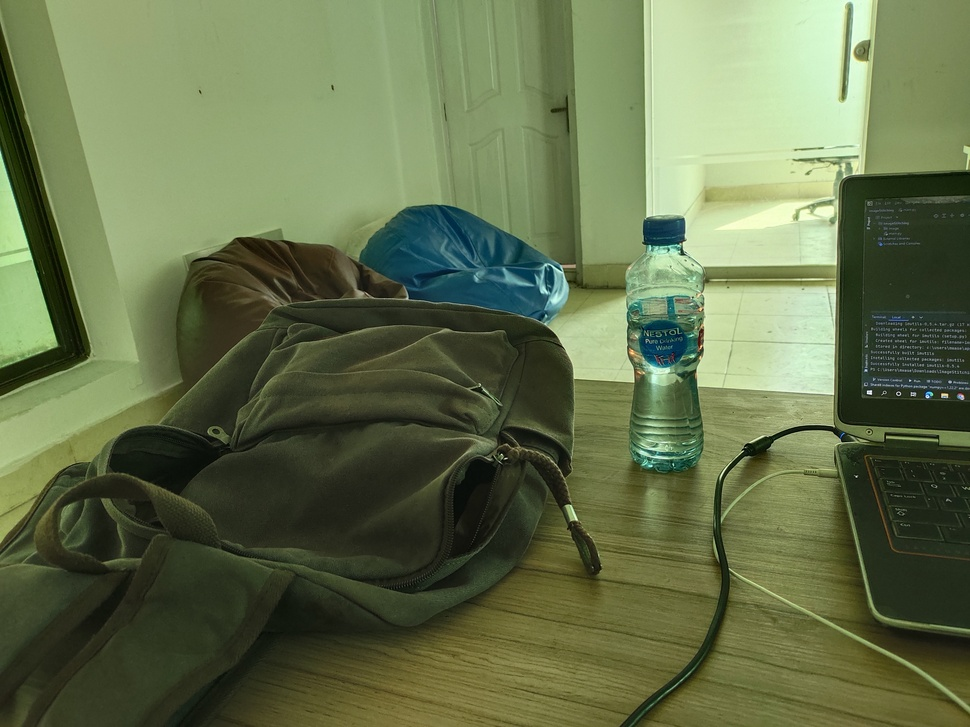
#> input picture Image/1/1.jpg, 970 x 727 px, shrunk from 4608 x 3456 before the run, found by its file name
$ python test.py
#> lines starting #> are read from the running program, lines starting #| are printed output that depends on the picture
import cv2
import matplotlib.pyplot as plt


# read images
img1 = cv2.imread('1.jpg')
#> img1 is the input picture: shape (727, 970, 3); mean B, G, R 76.1, 113, 100.6
img2 = cv2.imread('2.jpg')
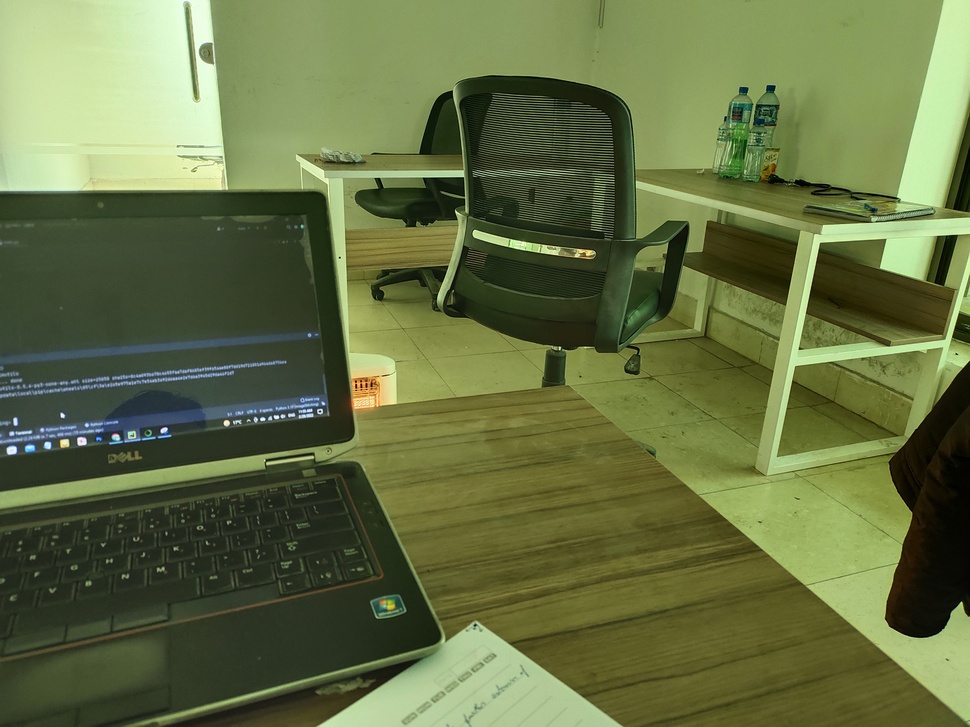
#> input picture Image/1/2.jpg, 970 x 727 px, shrunk from 4608 x 3456 before the run, found by its file name
#> img2 is the input picture: shape (727, 970, 3); mean B, G, R 68.2, 112.3, 101

img1 = cv2.cvtColor(img1, cv2.COLOR_BGR2GRAY)
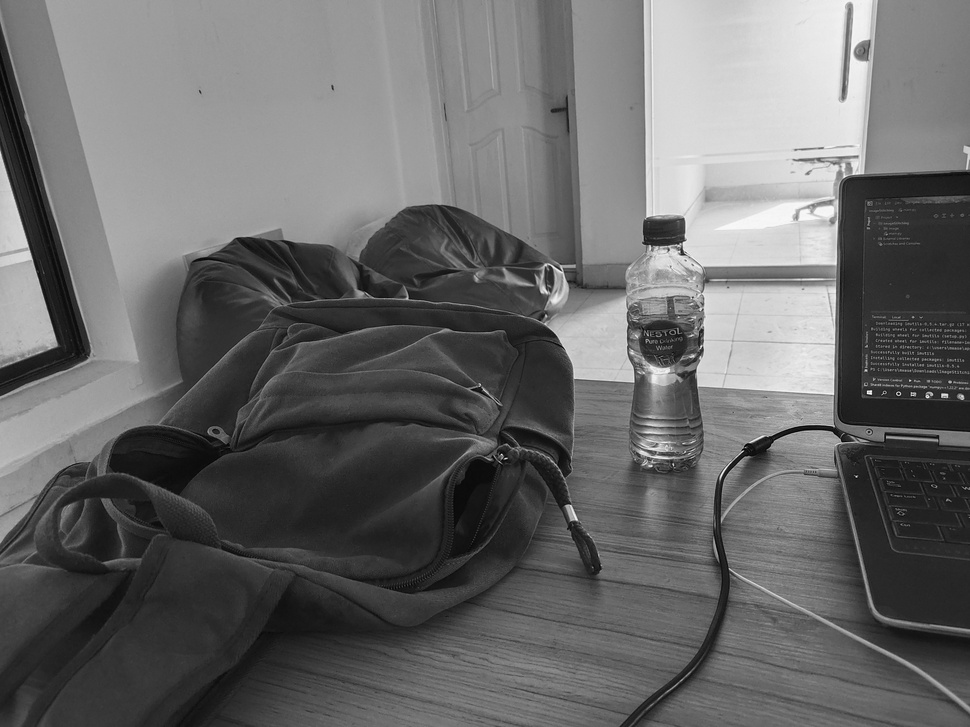
#> img1: shape (727, 970); min 1, max 252, mean 105.1
img2 = cv2.cvtColor(img2, cv2.COLOR_BGR2GRAY)
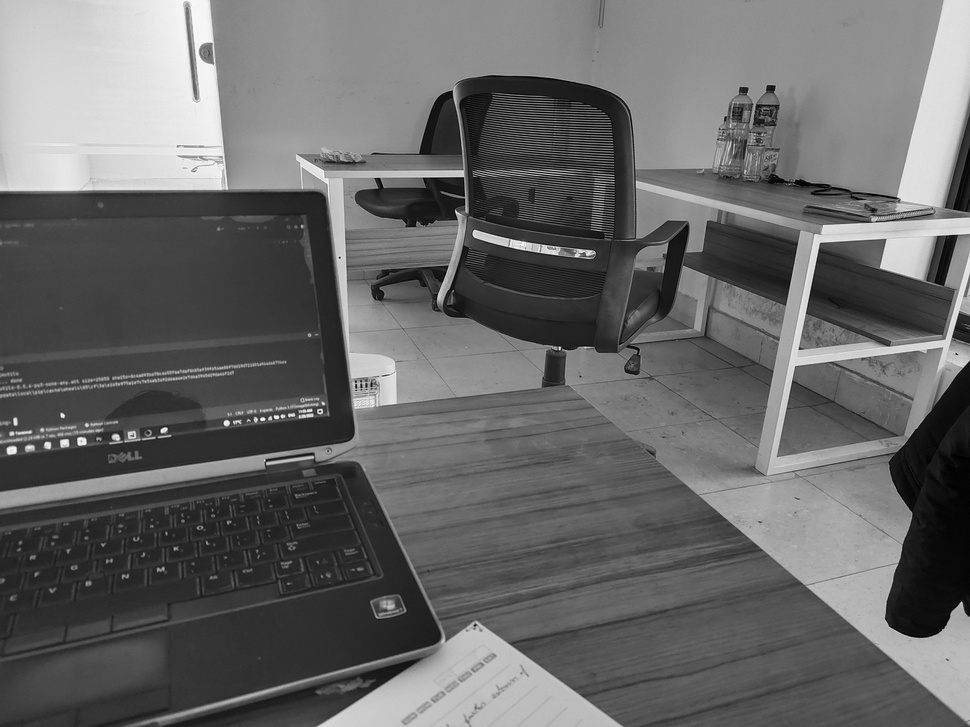
#> img2: shape (727, 970); min 0, max 252, mean 103.9

#sift
sift = cv2.xfeatures2d.SIFT_create()

keypoints_1, descriptors_1 = sift.detectAndCompute(img1,None)
#> keypoints_1 = 1100 keypoints; strongest (x, y, size): (869, 392, 3.3), (944, 395, 4), (665, 232, 23.2), (927, 397, 2.4)
keypoints_2, descriptors_2 = sift.detectAndCompute(img2,None)
#> keypoints_2 = 1296 keypoints; strongest (x, y, size): (62, 415, 3), (226, 423, 3.9), (263, 419, 2.8), (12, 450, 6.1)

#feature matching
bf = cv2.BFMatcher(cv2.NORM_L1, crossCheck=True)

matches = bf.match(descriptors_1,descriptors_2)
#> matches = 204 matches
matches = sorted(matches, key = lambda x:x.distance)

img3 = cv2.drawMatches(img1, keypoints_1, img2, keypoints_2, matches[:50], img2, flags=2)
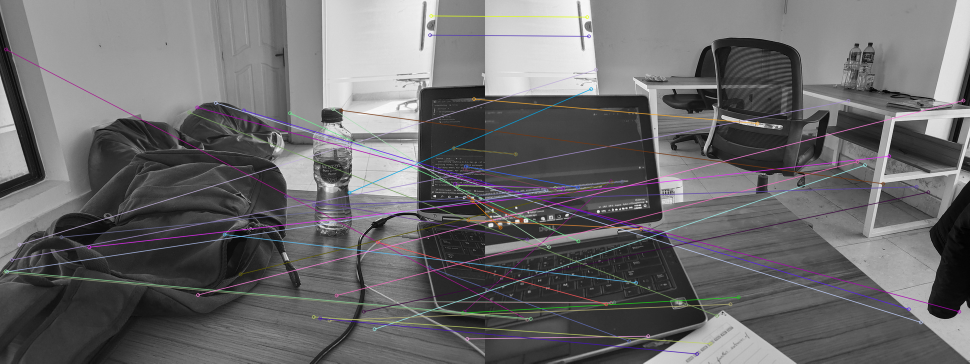
#> img3: shape (727, 1940, 3) (shown at 1/2 size); mean of channels 0, 1, 2 106.9, 105.6, 106.6; drawn as B, G, R
plt.imshow(img3), plt.show()
